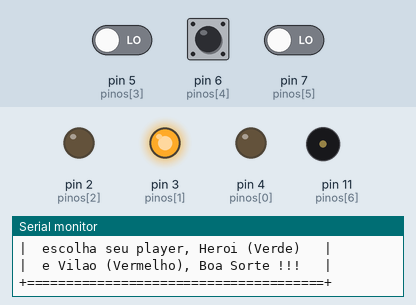
Bench run of a sketch on a simulated Arduino Uno, built with avr-gcc and run on an emulated ATmega328P. Parts: output pins drawn as LEDs (lit = HIGH), buzzer (waves = sounding), the last lines printed to the serial monitor. The test bench sets the inputs (shaded band); at power-on: pin 5 (pinos[3]) LOW, pin 6 (pinos[4]) LOW, pin 7 (pinos[5]) LOW. Random numbers use the default seed unless the sketch sets one.

Above: at 6.7 s.
6.8 s: pin 5 (pinos[3]) driven HIGH
At 7.3 s:
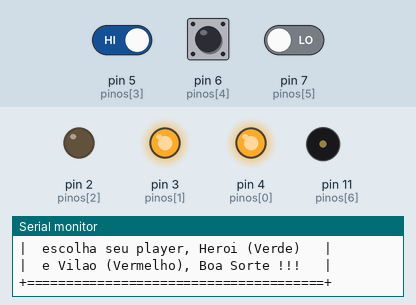
8.3 s: pin 6 (pinos[4]) driven HIGH
At 9.4 s:
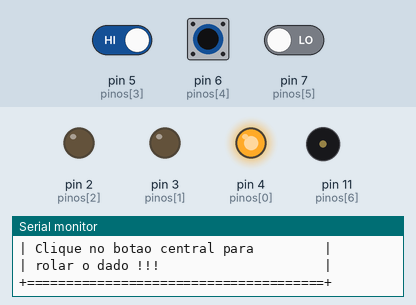
9.9 s: pin 7 (pinos[5]) driven HIGH
At 10.9 s:
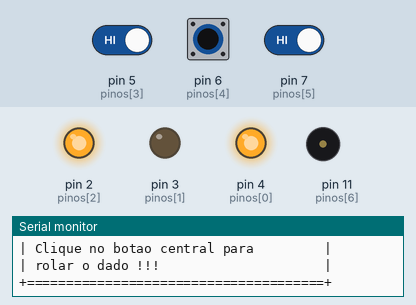
11.4 s: pin 5 (pinos[3]) driven LOW
At 12.0 s:
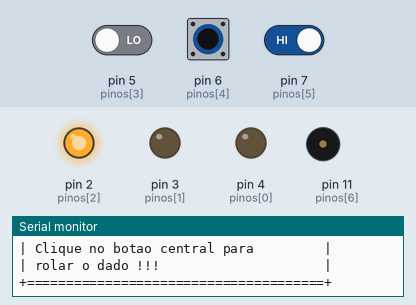
12.9 s: pin 6 (pinos[4]) pulsed LOW 2 times (0.12 s each, 0.3 s apart)
At 14.0 s:
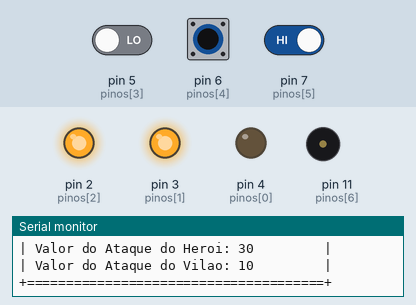
15.0 s: pin 5 (pinos[3]) driven HIGH
At 15.9 s:
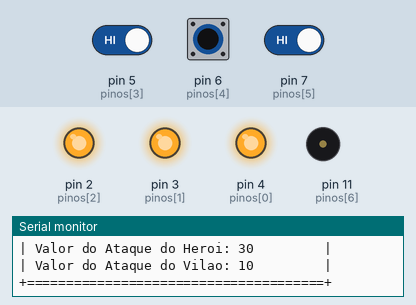
Timing chart, 0 to 17.5 s (numbered marks = the images above; inputs shaded):
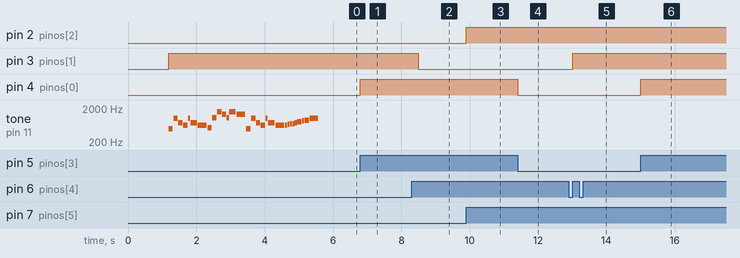

The sketch:

rpgcontorno.ino
```cpp
// Declaração de estatísticas do herói e vilão
int vidaHeroi = 100;
int vidaVilao = 100;
int ataqueHeroi = 5;
int ataqueVilao = 5;
int dadoVilao = 0;
int dadoHeroi = 0;
int valorDadoHeroi = 0;
int valorDadoVilao = 0;

// Controle da condição do botão
bool controleBotao[] = {false, false, false};

// Definição dos pinos do tinkercad
const int pinos[] = {4, 3, 2, 5, 6, 7, 11};
const int ledVermelho = pinos[0];
const int ledAmarelo = pinos[1];
const int ledVerde = pinos[2];
const int botaoVermelho = pinos[3];
const int botaoAmarelo = pinos[4];
const int botaoVerde = pinos[5];
const int buzzer = pinos[6];

// Função do Número Aleatório
long randNumber;

// Declaração dos contadores
int contador[] = {0, 0, 0};
int mensagemErro = 0;

// Declaração das mensagens do jogo
bool mensagens[] = {false, false, false, false, false, false};

// Definição das Notas da música do Início
const int notasMusica[] = {
  494, 16, 988, 16, 740, 16, 622, 16, 988, 32, 740, -16, 622, 8, 523, 16,
  1047, 16, 1568, 16, 1319, 16, 1047, 32, 1568, -16, 1319, 8, 494, 16, 988, 16,
  740, 16, 622, 16, 988, 32, 740, -16, 622, 8, 622, 32, 659, 32, 698, 32,
  698, 32, 740, 32, 784, 32, 784, 32, 831, 32, 880, 16, 988, 8
};

// Calcula o número de notas
int notas = sizeof(notasMusica) / sizeof(notasMusica[0]) / 2;
int semibreve = (60000 * 4) / 105; // Duração da semibreve em milissegundos

// Função da música
void playPacmanIntro() {
  for (int estaNota = 0; estaNota < notas * 2; estaNota += 2) {
    int duracaoNota = (notasMusica[estaNota + 1] > 0) ? (semibreve / notasMusica[estaNota + 1]) : (semibreve / abs(notasMusica[estaNota + 1]) * 1.5);
    tone(buzzer, notasMusica[estaNota], duracaoNota * 0.9);
    delay(duracaoNota);
    noTone(buzzer);
  }
}

// Função para configurar o setup inicial
void setup() {
  randomSeed(analogRead(0)); // Inicializa a semente aleatória

  // Configura os pinos
  for (int i = 0; i < 3; i++) pinMode(pinos[i], OUTPUT);
  for (int i = 3; i < 6; i++) pinMode(pinos[i], INPUT);
  pinMode(buzzer, OUTPUT);

  Serial.begin(9600); // Inicializa a comunicação serial
  delay(1000);

  // Mensagem de boas-vindas
  Serial.println("+======================================+\n"
                 "| Bem vindo ao meu jogo. Inicie o jogo |\n"
                 "|   apertando o botao central. Entao   |\n"
                 "|  escolha seu player, Heroi (Verde)   |\n"
                 "|  e Vilao (Vermelho), Boa Sorte !!!   |\n"
                 "+======================================+");
  digitalWrite(ledAmarelo, HIGH);

  playPacmanIntro(); // Toca a música de introdução
}

void loop() {
  bool botaoPressionadoVermelho = digitalRead(botaoVermelho) == HIGH;
  bool botaoPressionadoAmarelo = digitalRead(botaoAmarelo) == HIGH;
  bool botaoPressionadoVerde = digitalRead(botaoVerde) == HIGH;

  if (botaoPressionadoVermelho && !controleBotao[0]) {
    controleBotao[0] = true;
    contador[0]++;
    if (ledVermelho != -1) digitalWrite(ledVermelho, HIGH);
  } else if (!botaoPressionadoVermelho && controleBotao[0]) {
    controleBotao[0] = false;
    if (ledVermelho != -1) digitalWrite(ledVermelho, LOW);
  }

  if (botaoPressionadoAmarelo && !controleBotao[1]) {
    controleBotao[1] = true;
    contador[1]++;
  } else if (!botaoPressionadoAmarelo && controleBotao[1]) {
    controleBotao[1] = false;
  }

  if (botaoPressionadoVerde && !controleBotao[2]) {
    controleBotao[2] = true;
    contador[2]++;
    if (ledVerde != -1) digitalWrite(ledVerde, HIGH);
  } else if (!botaoPressionadoVerde && controleBotao[2]) {
    controleBotao[2] = false;
    if (ledVerde != -1) digitalWrite(ledVerde, LOW);
  }

  if (controleBotao[1] && contador[1] == 1 && !mensagens[0]) {
    Serial.println("+======================================+\n"
                   "| O jogo comecou, o botao esquerdo     |\n"
                   "| escolhe o vilao (led vermelho), e o  |\n"
                   "| direito escolhe o heroi (led verde). |\n"
                   "|       Faca uma boa escolha !!!       |\n"
                   "+======================================+");
    mensagens[0] = true;
    digitalWrite(ledAmarelo, LOW);
  }

  if (controleBotao[2] && contador[2] == 1 && !mensagens[1] && contador[1] == 1) {
    Serial.println("+======================================+\n"
                   "| Voce escolheu o heroi !!!            |\n"
                   "| Vida : 100                           |\n"
                   "| Ataque : 5                           |\n"
                   "| Clique no botao central para         |\n"
                   "| rolar o dado !!!                     |\n"
                   "+======================================+");
    mensagens[1] = true;
  }

  if (controleBotao[0] && contador[0] == 1 && !mensagens[2] && contador[1] == 1) {
    Serial.println("+======================================+\n"
                   "| Voce escolheu o vilao !!!            |\n"
                   "| Vida : 100                           |\n"
                   "| Ataque : 5                           |\n"
                   "| Clique no botao central para         |\n"
                   "| rolar o dado !!!                     |\n"
                   "+======================================+");
    mensagens[2] = true;
  }

    valorDadoHeroi = random(1, 7);
    valorDadoVilao = random(1, 7);

  if (contador[1] == 2 && controleBotao[1] && contador[2] == 1 && !mensagens[3]) {
    int valorAtaqueHeroi = valorDadoHeroi * ataqueHeroi;
    int valorAtaqueVilao = valorDadoVilao * ataqueVilao;
    vidaVilao = vidaVilao - valorAtaqueHeroi;
    vidaHeroi = vidaHeroi - valorAtaqueVilao;
    digitalWrite(ledAmarelo, HIGH);
    Serial.print("+======================================+\n"
                 "| O dado foi rolado !!!                |\n"
                 "| Dado do Vilao: ");
    Serial.print(valorDadoVilao);
    Serial.print("                     |\n"
                 "| Dado do Heroi: ");
    Serial.print(valorDadoHeroi);
    Serial.print("                     |\n"
                   "| Valor do Ataque do Heroi: ");
    Serial.print(valorAtaqueHeroi);
    Serial.print("         |\n"
                   "| Valor do Ataque do Vilao: ");
    Serial.print(valorAtaqueVilao);
    Serial.print("         |\n"
                   "+======================================+");

    mensagens[3] = true;
  }
if (controleBotao[1] && contador[1] == 2 && contador[0] == 1 && !mensagens[4]) {
    int valorAtaqueHeroi = valorDadoHeroi * ataqueHeroi;
    int valorAtaqueVilao = valorDadoVilao * ataqueVilao;
    vidaVilao = vidaVilao - valorAtaqueHeroi;
    vidaHeroi = vidaHeroi - valorAtaqueVilao;

    digitalWrite(ledAmarelo, HIGH);

    Serial.print("+======================================+\n"
                 "| O dado foi rolado !!!                |\n"
                 "| Dado do Vilao: ");
    Serial.print(valorDadoVilao);
    Serial.print("                     |\n"
                 "| Dado do Heroi: ");
    Serial.print(valorDadoHeroi);
    Serial.print("                     |\n"
                   "| Valor do Ataque do Heroi: ");
    Serial.print(valorAtaqueHeroi);
    Serial.print("         |\n"
                   "| Valor do Ataque do Vilao: ");
    Serial.print(valorAtaqueVilao);
    Serial.print("         |\n"
                   "+======================================+");
    mensagens[4] = true;
	}
  if (vidaVilao <= 0 && vidaHeroi > vidaVilao && !mensagens[6]) {
    Serial.println("+======================================+\n"
                   "| Parabéns! O Heroi venceu a batalha!  |\n"
                   "+======================================+");
    mensagens[6] = true; // Marca a mensagem como exibida
	}
   if (vidaHeroi <= 0 && vidaVilao > vidaHeroi && !mensagens[7]) {
    Serial.println("+======================================+\n"
                   "| Parabéns! O Vilao venceu a batalha!  |\n"
                   "+======================================+");
    mensagens[7] = true; // Marca a mensagem como exibida
}
}
```

Measured:
- after the input at 6.8 s, pin 4 (pinos[0]): LOW → HIGH at once
- after the input at 8.3 s, pin 3 (pinos[1]): HIGH → LOW after 0.19 s
- after the input at 9.9 s, pin 2 (pinos[2]): LOW → HIGH at once
- after the input at 11.4 s, pin 4 (pinos[0]): HIGH → LOW at once
- after the input at 12.9 s, pin 3 (pinos[1]): LOW → HIGH after 0.12 s
- after the input at 15.0 s, pin 4 (pinos[0]): LOW → HIGH at once
